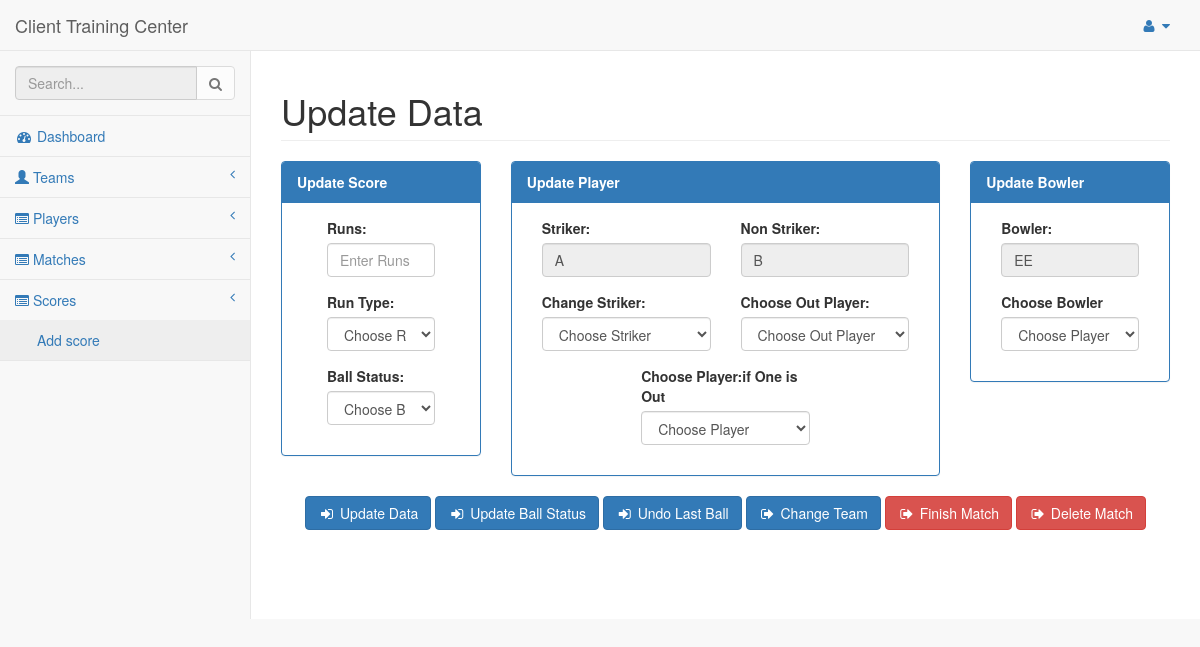
/addScore.php, run on the app's committed database.
### tables this page shows
CREATE TABLE `players` (
  `id` int(11) NOT NULL,
  `player_name` varchar(60) NOT NULL,
  `team_id` int(11) NOT NULL,
  `position` int(11) NOT NULL,
  `status` int(30) NOT NULL
);

### classes/database.php (called while the page is built, shortened)
<?php
Class Database{
 public $host   = "localhost";
 public $user   = "root";
 public $pass   = "";
 public $dbname = "admin_db";
 public $link;
private function connectDB(){
 $this->link = new mysqli($this->host, $this->user, $this->pass,
  $this->dbname);
 $this->link->set_charset("UTF8");
 }
public function select($query){
  $result = $this->link->query($query) or
   die($this->link->error.__LINE__);
  if($result->num_rows > 0){
    return $result;
  } else {
    return false;
  }
 }
}

### classes/Team.php (called while the page is built, shortened)
<?php
$filepath=realpath(dirname(__FILE__));
include_once ($filepath.'/database.php');
class Team
{   private $db;
	function __construct()
	{
		$this->db=new Database();
	}
    public function getTeamByDecision($decision)
    {
        $query="select * from matches where decision=$decision";
        $result=$this->db->select($query);
        return $result;
    }
    public function getStrikePlayer($striker_status){
        $query="select * from battingtable where striker_status=$striker_status";
        $result=$this->db->select($query);
        return $result;
    }
    public function getStrikePlayerAndStatus(){
        $query="select * from battingtable where striker_status='0' AND status = '1'";
        $result=$this->db->select($query);
        return $result;
    }
      public function getAllPlayerById($id)
    {
        $query="select * from players where id='$id'";
        $result=$this->db->select($query);
        return $result;
    }
    public function getBowlerPlayer($status){
        $query="select * from bowlingtable where status=$status";
        $result=$this->db->select($query);
        return $result;
    }
    public function getAllPlayerByStatusAndTeam($status,$team_id)
    {
        $query="select * from players where status = $status AND team_id = $team_id";
        $result=$this->db->select($query);
        return $result;
    }
    public function check_openers(){
        $query = "select * from battingtable";
        $result = $this->db->select($query);
        if($result){
            while ($result1=$result->fetch_assoc()) {
                if ($result1['status'] == 1) {
                    return true;
                }
            }
            return false;
        }
        else{
            echo '<script>window.location.replace("addOpener.php")</script>';
        }
    }
}

### addScore.php (the view, shortened to what this page needs)
<!DOCTYPE html>
<html lang="en">
<head>
    <link href="vendor/bootstrap/css/bootstrap.min.css" rel="stylesheet">
    <link href="vendor/metisMenu/metisMenu.min.css" rel="stylesheet">
    <link href="dist/css/sb-admin-2.css" rel="stylesheet">
    <link href="vendor/morrisjs/morris.css" rel="stylesheet">
    <link href="vendor/font-awesome/css/font-awesome.min.css" rel="stylesheet" type="text/css">
</head>
<body>
<div id="wrapper">
    <?php include_once 'includes/navbar.php'?>
    <?php
    include_once 'classes/Team.php';
	$tm=new Team();
    $check = $tm->check_openers();
    if ($check) {
    ?>
    <div id="page-wrapper">
        <div class="row">
            <div class="col-lg-12">
                <h1 class="page-header">Update Data</h1>
            </div>
        </div>
        <div class="row">
            <div class="col-lg-3">
                <div class="panel panel-primary">
                    <div class="panel-heading">
                        <b>Update Score</b>
                    </div>
                    <div class="panel-body">
                        <form role="form" class="col-lg-12" method="post" action="addScore.php">
                            <div class="col-lg-12">
                            <div class="form-group">
                                <label>Runs:</label>
								<input class="form-control" name="runs" placeholder="Enter Runs">
                            </div>
								<div class="form-group">
									<label>Run Type:</label>
									<select class="form-control" name="runType">
                                       <option value="">Choose Run Type</option>
                                   </select>
								</div>
                                <div class="form-group">
                                    <label>Ball Status:</label>
                                    <select class="form-control" name="ball_status">
                                       <option value="">Choose Ball Status</option>
                                   </select>
                                </div>
                            </div>
                    </div>
                </div>
            </div>
            <div class="col-lg-6">
                <div class="panel panel-primary">
                    <div class="panel-heading">
                        <b>Update Player</b>
                    </div>
                    <div class="panel-body">
                            <div class="col-lg-6">
                            <div class="form-group">
                                <label>Striker:</label>
                                <?php
                                    $get=$tm->getStrikePlayer('1');
                                    if($get)
                                    {
                                        $value=$get->fetch_assoc();
                                    }?>
                                <input class="form-control"  placeholder="Enter Overs" value="<?php
                                $get1=$tm->getAllPlayerById($value['player_id']);
                                $value1=$get1->fetch_assoc();
                                 echo $value1['player_name'] ?>" readonly>
                            </div>
                                    <div class="form-group">
                                    <label>Change Striker:</label>
                                   <select class="form-control" name="newStriker">
                                    <option value="">Choose Striker</option>
                                    <?php
                                    $get=$tm->getBattingPlayer('1');
                                    if($get)
                                    {
                                        while ($value=$get->fetch_assoc())
                                        {
                                    ?>
                                            <option value="<?php echo $value['player_id']; ?>"><?php
                                $get1=$tm->getAllPlayerById($value['player_id']);
                                $value1=$get1->fetch_assoc();
                                 echo $value1['player_name'] ?></option>
                                        <?php }} ?>
                                </select>
                                </div>
                            </div>
                            <div class="col-lg-6">
                                <div class="form-group">
                                <label>Non Striker:</label>
                                <?php
                                    $get=$tm->getStrikePlayerAndStatus();
                                    if($get)
                                    {
                                        $value=$get->fetch_assoc();
                                    }?>
                                <input class="form-control" name="" placeholder="Enter Overs" value="<?php
                                $get1=$tm->getAllPlayerById($value['player_id']);
                                $value1=$get1->fetch_assoc();
                                 echo $value1['player_name'] ?>" readonly>
                            </div>
                                <div class="form-group">
                                    <label>Choose Out Player:</label>
                                   <select class="form-control" name="outPlayer">
                                    <option value="">Choose Out Player</option>
                                    <?php
                                    $get=$tm->getBattingPlayer('1');
                                    if($get)
                                    {
                                        while ($value=$get->fetch_assoc())
                                        {
                                    ?>
                                            <option value="<?php echo $value['player_id']; ?>"><?php
                                $get1=$tm->getAllPlayerById($value['player_id']);
                                $value1=$get1->fetch_assoc();
                                 echo $value1['player_name'] ?></option>
                                        <?php }} ?>
                                </select>
                                </div>
                            </div>
                            <div class="col-lg-3"></div>
                            <div class="col-lg-6">
                                <div class="form-group">
                                    <label>Choose Player:if One is Out</label>
                                   <select class="form-control" name="newPlayer">
                                    <option value="">Choose Player</option>
                                    <?php
                                            $get=$tm->getTeamByDecision('1');
                                            if($get)
                                            {
                                                $value1=$get->fetch_assoc();
                                            $get1=$tm->getAllPlayerByStatusAndTeam('0',$value1['team']);
                                            while($value=$get1->fetch_assoc()){
                                    ?>
                                            <option value="<?php echo $value['id']; ?>"><?php
                                 echo $value['player_name'] ?></option>
                                        <?php }}?>
                                </select>
                                </div>
                            </div>
                    </div>
                </div>
            </div>
            <div class="col-lg-3">
                <div class="panel panel-primary">
                    <div class="panel-heading">
                        <b>Update Bowler</b>
                    </div>
                    <div class="panel-body">
                            <div class="col-lg-12">
                            <div class="form-group">
                                <label>Bowler:</label>
                                <?php
                                    $get=$tm->getBowlerPlayer('1');
                                    if($get)
                                    {
                                        $value=$get->fetch_assoc();
                                    }?>
                                <input class="form-control" placeholder="Enter Overs" value="<?php
                                $get1=$tm->getAllPlayerById($value['player_id']);
                                $value1=$get1->fetch_assoc();
                                 echo $value1['player_name'] ?>" readonly>
                            </div>
                                <div class="form-group">
                                    <label>Choose Bowler</label>
                                   <select class="form-control" name="newBowler">
                                    <option value="">Choose Player</option>
                                </select>
                                </div>
                            </div>
                    </div>
                </div>
            </div>
            <div class="col-lg-12 text-center">
                            <button type="submit" name="update" class="btn btn-primary"><i class="fa fa-sign-in fa-fw"></i> Update Data</button>
                            <button type="submit" name="status" class="btn btn-primary"><i class="fa fa-sign-in fa-fw"></i> Update Ball Status</button>
                            <button type="submit" onclick="return confirm('Are You Sure To Undo Last Ball')" name="undo" class="btn btn-primary"><i class="fa fa-sign-in fa-fw"></i> Undo Last Ball</button>
                            <button type="submit" onclick="return confirm('Are You Sure To Change Team')" name="change" class="btn btn-primary"><i class="fa fa-sign-out fa-fw"></i> Change Team</button>
                            <button type="submit" name="finish" onclick="return confirm('Are you sure to finish Match!')" class="btn btn-danger"><i class="fa fa-sign-out fa-fw"></i> Finish Match</button>
                            <button type="submit" name="delete" onclick="return confirm('Are you sure to Delete Match! All Data will be Deleted')" class="btn btn-danger"><i class="fa fa-sign-out fa-fw"></i> Delete Match</button>
        </div>
    </div>
</div>
<?php }else{
    echo '<script>window.location.replace("addOpener.php")</script>';
} ?>
</body>
</html>

### data on the page
players: player_name "A"
players: player_name "B"
players: player_name "EE"
